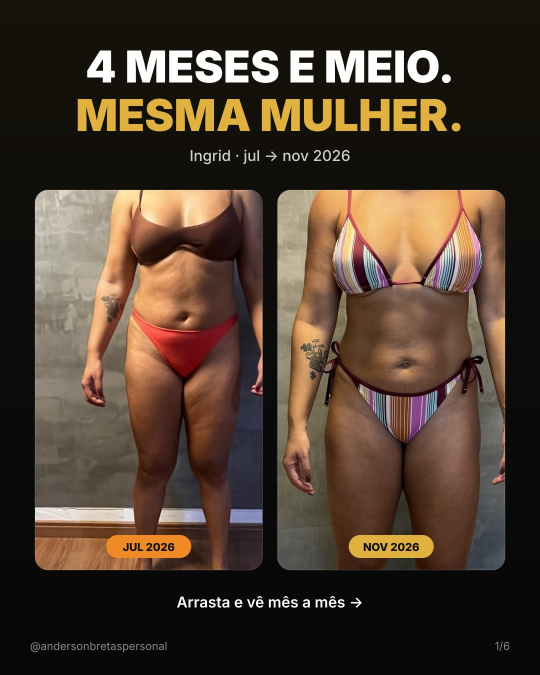
#> input picture instagram/carrossel-ingrid/1-capa.jpg, 1080 x 1350 px, given in place of IMG_5245.jpg, which was not available (shown at 1/2 size)
$ python gerar.py
#> lines starting #> are read from the running program, lines starting #| are printed output that depends on the picture
"""Gera o carrossel de resultado da Marina Leal (6 slides 1080x1350).

Uso: python3 gerar.py /caminho/para/fotos-por-data
"""
import pathlib
import subprocess
import sys

from PIL import Image

FOTOS = pathlib.Path(sys.argv[1] if len(sys.argv) > 1 else "/home/claude/ingrid/orig")
OUT = pathlib.Path(__file__).resolve().parent
TMP = OUT / "_tmp"
TMP.mkdir(exist_ok=True)
LOGO = OUT.parent.parent / "landing/img/logo.png"

GOLD = "#e0b13f"
ORANGE = "#f08a24"
HANDLE = "@andersonbretaspersonal"

# Medidas do corpo em cada foto, na escala de 800 px de altura: (topo da cabeça, pés, centro x)
CORPO = {
    "IMG_5245": (113, 613, 192), "IMG_5596": (161, 644, 213), "IMG_6055": (113, 650, 178),
    "IMG_6375": (105, 640, 222), "IMG_6987": (101, 558, 221),
    "IMG_5247": (113, 586, 219), "IMG_5598": (113, 613, 216), "IMG_6059": (113, 650, 214), "IMG_6989": (101, 558, 220),
    "IMG_5246": (123, 667, 229), "IMG_6988": (117, 728, 250),
}
def recorte(nome, aspecto=0.44, sem_rosto=0.15):
    """Recorta do pescoço para baixo (rosto oculto), corpo no mesmo tamanho em todas as datas."""
#> called with nome = 'IMG_5245', aspecto = 0.44, sem_rosto = 0.15
    im = Image.open(FOTOS / f"{nome}.jpg")
#> im is the input picture: PIL image 1080x1350 RGB; mean R, G, B 77.1, 60.9, 47.6
    k = im.height / 800
#> k = 1.69
    topo, pes, cx = (v * k for v in CORPO[nome])
#> topo = 190.7; pes = 1034.4; cx = 324
    pescoco = topo + (pes - topo) * sem_rosto
#> pescoco = 317.2
    h = (pes - pescoco) * 1.05
#> h = 753
    w = h * aspecto
#> w = 331.3
    y0 = pescoco
#> y0 = 317.2
    box = [cx - w / 2, y0, cx + w / 2, y0 + h]
#> box = [158.3, 317.2, 489.7, 1070.3]
    out = im.crop(tuple(int(v) for v in box)).resize((500, int(500 / aspecto)), Image.LANCZOS)
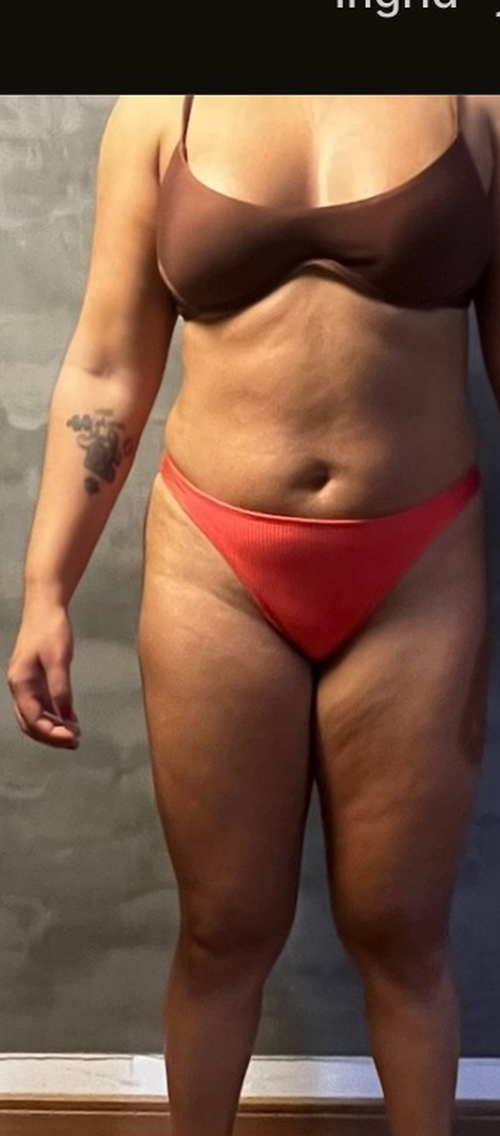
#> out: PIL image 500x1136 RGB; mean R, G, B 116.1, 83.1, 66.3
    p = TMP / f"{nome}.jpg"
    out.save(p, quality=93)
    return p


def recorte_livre(nome, box, larg=700):
    im = Image.open(FOTOS / f"{nome}.jpg")
    out = im.crop(box)
    out = out.resize((larg, int(larg * out.height / out.width)), Image.LANCZOS)
    p = TMP / f"{nome}.jpg"
    out.save(p, quality=93)
    return p, out.width / out.height


def base(n, corpo):
    return f'''<svg xmlns="http://www.w3.org/2000/svg" xmlns:xlink="http://www.w3.org/1999/xlink" width="1080" height="1350">
<defs>
  <linearGradient id="bg" x1="0" y1="0" x2="0" y2="1">
    <stop offset="0" stop-color="#16120a"/><stop offset=".55" stop-color="#0b0b0b"/><stop offset="1" stop-color="#070707"/></linearGradient>
</defs>
<rect width="1080" height="1350" fill="url(#bg)"/>
{corpo}
<text x="60" y="1300" font-family="Inter" font-size="22" fill="#8a8a8a">{HANDLE}</text>
<text x="1020" y="1300" text-anchor="end" font-family="Inter" font-size="22" fill="#8a8a8a">{n}/6</text>
</svg>'''


_clip = [0]


def card(img, x, y, w, h, rotulo=None, cor=ORANGE):
    _clip[0] += 1
    c = f"c{_clip[0]}"
    s = (f'<clipPath id="{c}"><rect x="{x}" y="{y}" width="{w}" height="{h}" rx="26"/></clipPath>'
         f'<image x="{x}" y="{y}" width="{w}" height="{h}" preserveAspectRatio="xMidYMid slice" '
         f'clip-path="url(#{c})" xlink:href="{img}"/>'
         f'<rect x="{x}" y="{y}" width="{w}" height="{h}" rx="26" fill="none" stroke="#ffffff" stroke-opacity=".12" stroke-width="2"/>')
    if rotulo:
        pw = 170
        s += (f'<rect x="{x + w / 2 - pw / 2}" y="{y + h - 70}" width="{pw}" height="46" rx="23" fill="{cor}"/>'
              f'<text x="{x + w / 2}" y="{y + h - 38}" text-anchor="middle" font-family="Inter" font-weight="800" '
              f'font-size="22" fill="#111">{rotulo}</text>')
    return s


def t(x, y, txt, size, cor="#fff", peso=800, anchor="start", fam="Inter"):
    return (f'<text x="{x}" y="{y}" text-anchor="{anchor}" font-family="{fam}" font-weight="{peso}" '
            f'font-size="{size}" fill="{cor}">{txt}</text>')


def salvar(nome, svg):
    p = TMP / f"{nome}.svg"
    p.write_text(svg, encoding="utf-8")
    subprocess.run(["rsvg-convert", "-o", str(TMP / f"{nome}.png"), str(p)], check=True)
    Image.open(TMP / f"{nome}.png").convert("RGB").save(OUT / f"{nome}.jpg", quality=94)


def main():
    F = {k: recorte(k) for k in CORPO}
#> call 2 of recorte, with nome = 'IMG_5596', aspecto = 0.44, sem_rosto = 0.15
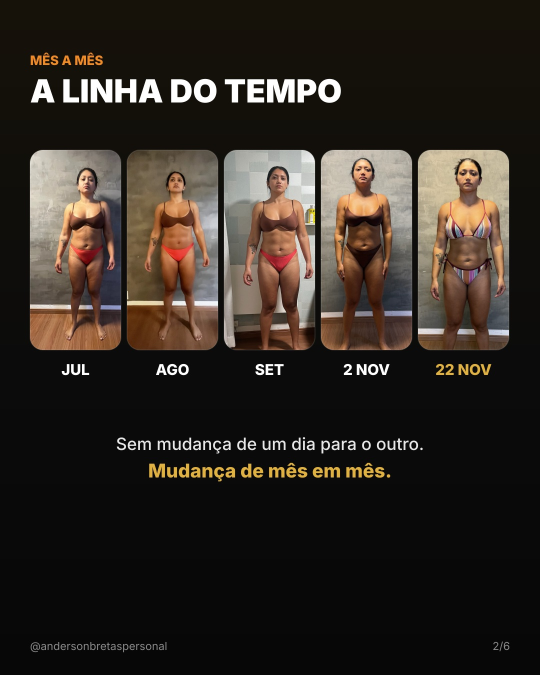
#> input picture instagram/carrossel-ingrid/2-linha-do-tempo.jpg, 1080 x 1350 px, given in place of IMG_5596.jpg, which was not available (shown at 1/2 size)
#> in recorte, im is the input picture: PIL image 1080x1350 RGB; mean R, G, B 48.2, 41.1, 34.6
#> in recorte (call 2), `out = im.crop(tuple(int(v) for v in box)).resize((500, int(500 / aspec..`:
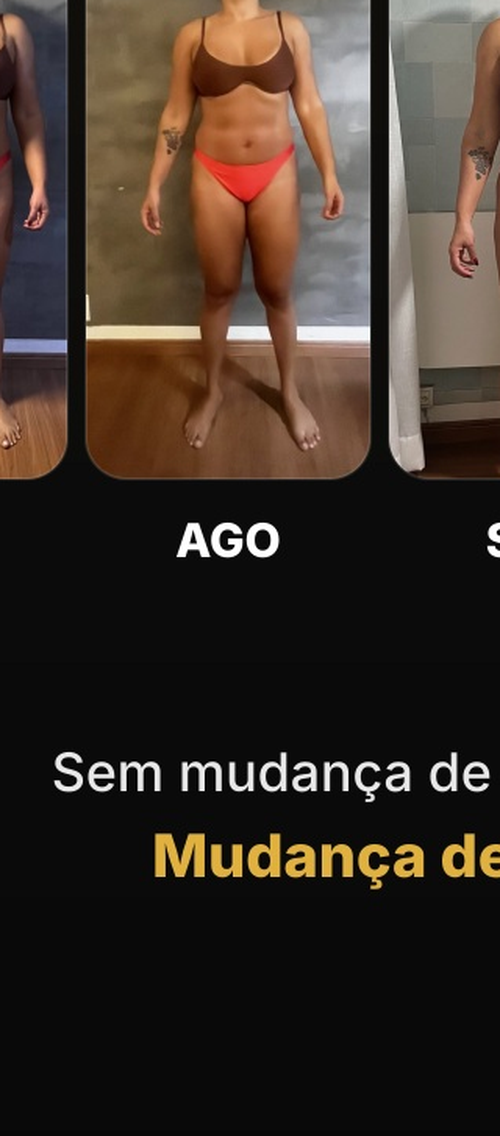
#> out: PIL image 500x1136 RGB; mean R, G, B 59.1, 48, 39.7
#> call 3 of recorte, with nome = 'IMG_6055', aspecto = 0.44, sem_rosto = 0.15
#> in recorte (call 3), `out = im.crop(tuple(int(v) for v in box)).resize((500, int(500 / aspec..`:
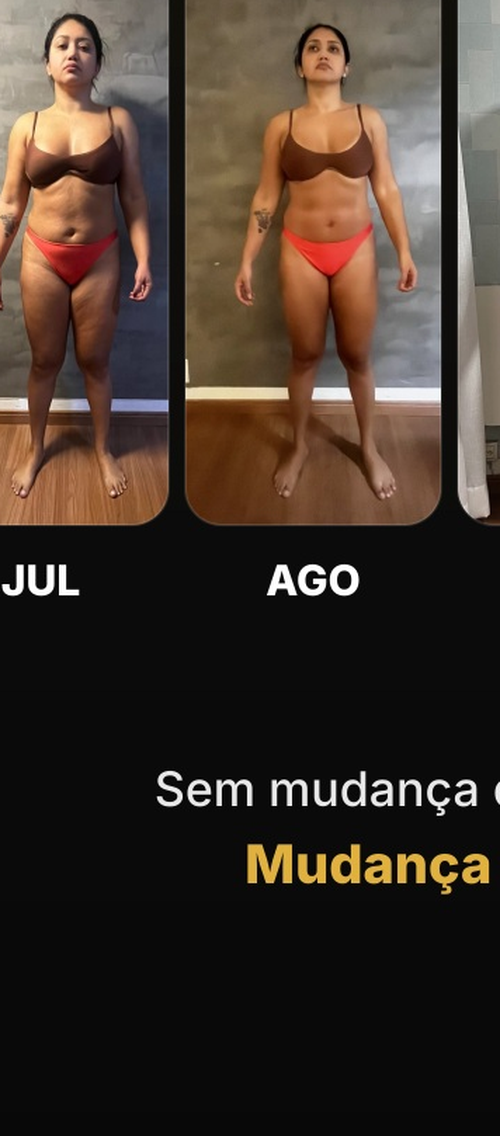
#> out: PIL image 500x1136 RGB; mean R, G, B 64.7, 52.1, 43
    R = [("IMG_5245", "JUL"), ("IMG_5596", "AGO"), ("IMG_6055", "SET"), ("IMG_6375", "2 NOV"), ("IMG_6987", "22 NOV")]

    # 1. Capa
    s = (t(540, 165, "4 MESES E MEIO.", 88, anchor="middle", peso=900)
         + t(540, 262, "MESMA MULHER.", 88, GOLD, anchor="middle", peso=900)
         + t(540, 322, "Ingrid · jul → nov 2026", 30, "#cfcfcf", 500, "middle"))
    s += card(F["IMG_5245"], 70, 380, 455, 760, "JUL 2026") + card(F["IMG_6987"], 555, 380, 455, 760, "NOV 2026", GOLD)
    s += t(540, 1215, "Arrasta e vê mês a mês →", 30, "#fff", 600, "middle")
    salvar("1-capa", base(1, s))

    # 2. Linha do tempo (frente)
    s = t(60, 130, "MÊS A MÊS", 26, ORANGE, 800) + t(60, 205, "A LINHA DO TEMPO", 64, peso=900)
    w, h = 182, 400
    for i, (k, r) in enumerate(R):
        x = 60 + i * (w + 12)
        s += card(F[k], x, 300, w, h)
        s += t(x + w / 2, 750, r, 30, GOLD if i == 4 else "#fff", 800, "middle")
    s += (t(540, 900, "Sem mudança de um dia para o outro.", 34, "#e8e8e8", 500, "middle")
          + t(540, 955, "Mudança de mês em mês.", 38, GOLD, 800, "middle"))
    salvar("2-linha-do-tempo", base(2, s))

    # 3. Costas
    s = t(60, 130, "DE COSTAS", 26, ORANGE, 800) + t(60, 205, "GLÚTEO E POSTERIOR", 64, peso=900)
    s += card(F["IMG_5247"], 110, 260, 410, 860, "JUL 2026") + card(F["IMG_6989"], 560, 260, 410, 860, "NOV 2026", GOLD)
    s += t(540, 1210, "Mais volume onde o treino mirou.", 34, "#e8e8e8", 600, "middle")
    salvar("3-costas", base(3, s))

    # 4. Perfil
    s = t(60, 130, "DE PERFIL", 26, ORANGE, 800) + t(60, 205, "POSTURA E CINTURA", 64, peso=900)
    s += card(F["IMG_5246"], 110, 260, 410, 860, "JUL 2026") + card(F["IMG_6988"], 560, 260, 410, 860, "NOV 2026", GOLD)
    s += t(540, 1210, "Abdômen mais firme, glúteo mais projetado.", 32, "#e8e8e8", 600, "middle")
    salvar("4-perfil", base(4, s))

    # 5. O método
    s = (t(540, 300, "O QUE FEZ", 76, anchor="middle", peso=900)
         + t(540, 390, "A DIFERENÇA", 76, GOLD, anchor="middle", peso=900))
    yy = 540
    for it in ["Treino individualizado", "Progressão de carga a cada ciclo", "Reavaliação todo mês",
               "Ajuste do programa pelos números", "Constância, mês após mês"]:
        s += f'<circle cx="250" cy="{yy - 10}" r="8" fill="{ORANGE}"/>' + t(280, yy, it, 38, "#e8e8e8", 500)
        yy += 80
    s += t(540, 1060, "Sem fórmula mágica. Com método.", 40, GOLD, 800, "middle")
    salvar("5-metodo", base(5, s))

    # 6. CTA
    import shutil
    shutil.copy(LOGO, TMP / "logo.png")
    s = (t(540, 300, "4 MESES E MEIO", 70, anchor="middle", peso=900)
         + t(540, 390, "JÁ DÃO PARA VER.", 70, GOLD, anchor="middle", peso=900)
         + '<clipPath id="lg"><circle cx="540" cy="600" r="75"/></clipPath>'
         + f'<image x="465" y="525" width="150" height="150" clip-path="url(#lg)" xlink:href="{TMP / "logo.png"}"/>'
         + t(540, 800, "Qual mês você achou que mais mudou?", 34, "#fff", 600, "middle")
         + t(540, 850, "Comenta aqui 👇".replace(" 👇", ""), 34, "#fff", 600, "middle")
         + t(540, 980, "Quer o seu? Link na bio.", 44, GOLD, 900, "middle"))
    salvar("6-cta", base(6, s))


if __name__ == "__main__":
#> (the run stopped early here; a loop or call above may not have finished)
